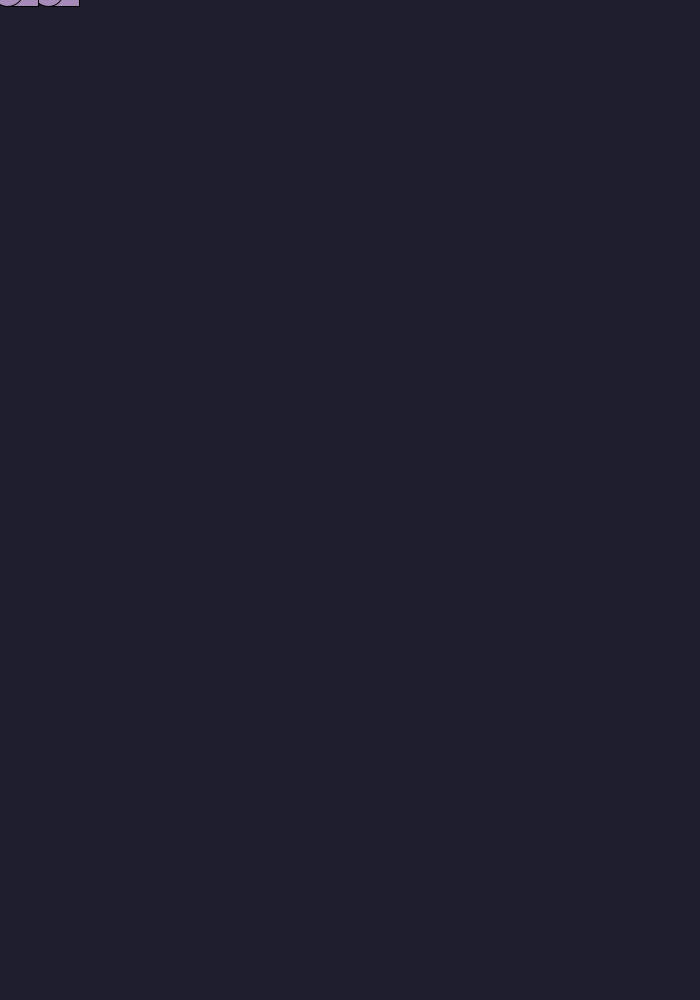
Frame 1 (no input)
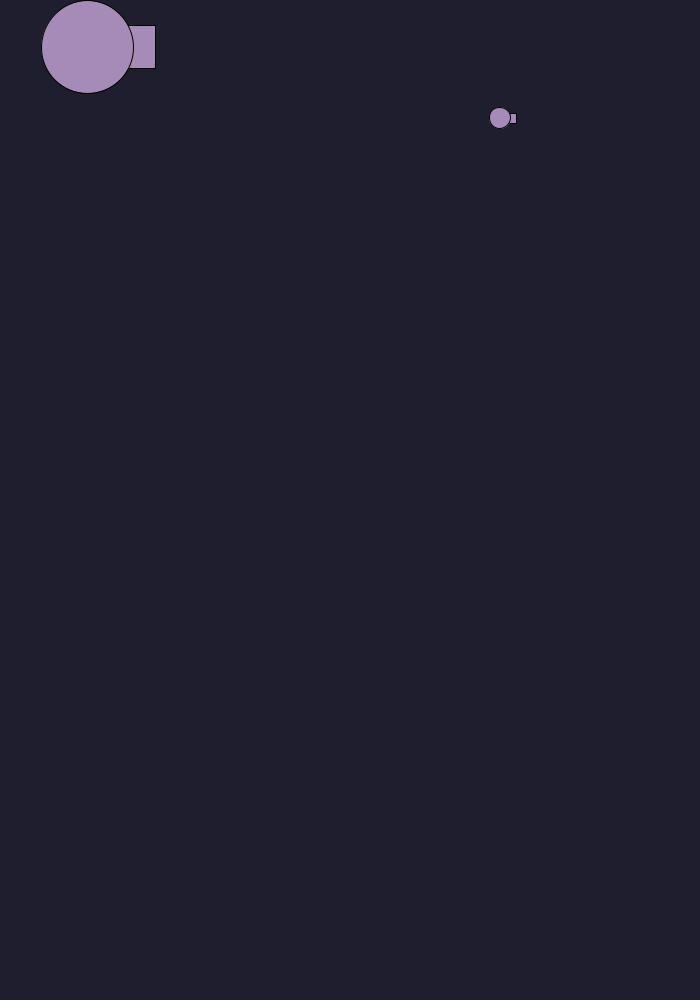
Frame 60 (the mouse pressed at the canvas centre just before this capture)
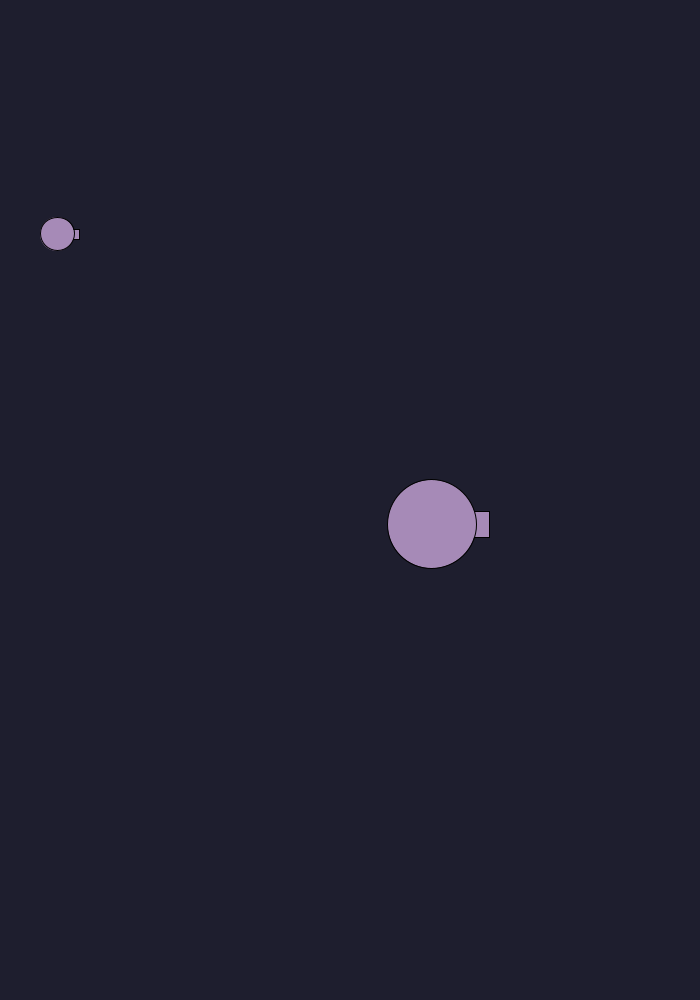
Frame 120 (the mouse held since frame 60 and released just before this capture)

The Processing sketch that drew these frames (run headless with seeded random() and noise(); from frame 60 on, the mouse is pressed at the canvas centre):

// Processing sketch: GDV_reus_de_bas_les4Practicum
// ── GDV_reus_de_bas_les4Practicum.pde
// GDV_reus_de_bas_les4Practicum
// Basic = true
// Advanced = true
// Expert = true

// global vars
float timer;
final float timerAddAmount = 0.02f;
final float resetMargin = 3;
int startPosYAmount = -10;
final int two = 2;

// Cluster object to store properties for each cluster
class Cluster {
  int posX;
  int posY;
  int speedX;
  int speedY;
  boolean isGoingRight;
  boolean hasHitTheButtom;

  // Constructor to initialize a cluster with random values
  Cluster() {
    reset();
    posY = startPosYAmount;
  }

  // Reset the cluster with new random values
  void reset() {
    posX = (int) random(0, width);
    speedX = (int) random(1, 50);
    speedY = (int) random(1, 5);
    isGoingRight = true;
    hasHitTheButtom = false;
  }
}

// Create two cluster instances
Cluster cluster1 = new Cluster();
Cluster cluster2 = new Cluster();

void setup() {
  size(700, 1000);
}

void draw() {
  timer += timerAddAmount;
  background(#1e1e2e);

  updateAndDrawCluster(cluster1);
  updateAndDrawCluster(cluster2);

  // Reset when both clusters are off screen
  if (cluster1.posY > height * resetMargin 
      && cluster2.posY > height * resetMargin) {
    BigReset();
  }
}

// Function to update and draw a cluster
void updateAndDrawCluster(Cluster cluster) {
  updateXPosition(cluster);
  updateYPosition(cluster);
  
  // check if cluster hits bottum
  int clusterSize = calculateClusterSize(cluster.speedY);
  if (!cluster.hasHitTheButtom)
    displayMessageIfDown(cluster.posY, clusterSize, cluster);
  
  drawCluster(cluster.posX, cluster.posY, calculateClusterSize(cluster.speedY));
}

// Function to reset both clusters
void BigReset() {
  timer = 0;
  cluster1.reset();
  cluster2.reset();
  cluster1.posY = startPosYAmount;
  cluster2.posY = startPosYAmount;
}

// Function to update the x-position of a cluster
void updateXPosition(Cluster cluster) {
  // Check if cluster has hit the left or right boundaries
  if (cluster.posX >= width) {
    cluster.isGoingRight = false;
  } else if (cluster.posX <= 0) {
    cluster.isGoingRight = true;
  }

  // Update the x-position based on direction
  if (cluster.isGoingRight) {
    cluster.posX += cluster.speedX * timer;
  } else {
    cluster.posX -= cluster.speedX * timer;
  }
}


// Function to update the y-position of a cluster
void updateYPosition(Cluster cluster) {
  cluster.posY += timer * cluster.speedY;
}

// Function to display "I'm down" message if the bottom of the cluster goes off the screen
void displayMessageIfDown(int posY, int size, Cluster c) {
  // The bottom of the cluster is its position + half of its size
  int clusterBottom = posY + size / 2;
  
  if (clusterBottom > height) {
    println("A cluster is at the bottum." );
    c.hasHitTheButtom = true;
  }
}

// Function to calculate the dynamic size of the cluster
int calculateClusterSize(int speedY) {
  int baseSize = 30;
  int angle = 20; // This had a diffrent name like "gburbwsrovbnew" but I forgot what I used it for.
  
  // Size variation based on time and Y speed
  float sizeVariation = angle * sin(timer * speedY);
  float dynamicSize = baseSize + sizeVariation;

  return (int) dynamicSize;
}

// Function to draw the cluster (a square and circle)
void drawCluster(int posX, int posY, int size) {
  int radius = size / two;

  // Same size and placement math as last time
  float squareSize = size;
  float halfSquareSize = squareSize / two;

  float circleDiameter = radius * two;
  float circleSize = circleDiameter * timer;

  float leftCirclePositionX = posX - halfSquareSize - circleSize / two;

  // Draw the shapes
  fill(#a68ab7);
  rectMode(CENTER);
  square(posX, posY, squareSize);
  circle(leftCirclePositionX, posY, circleDiameter + circleSize);
}
